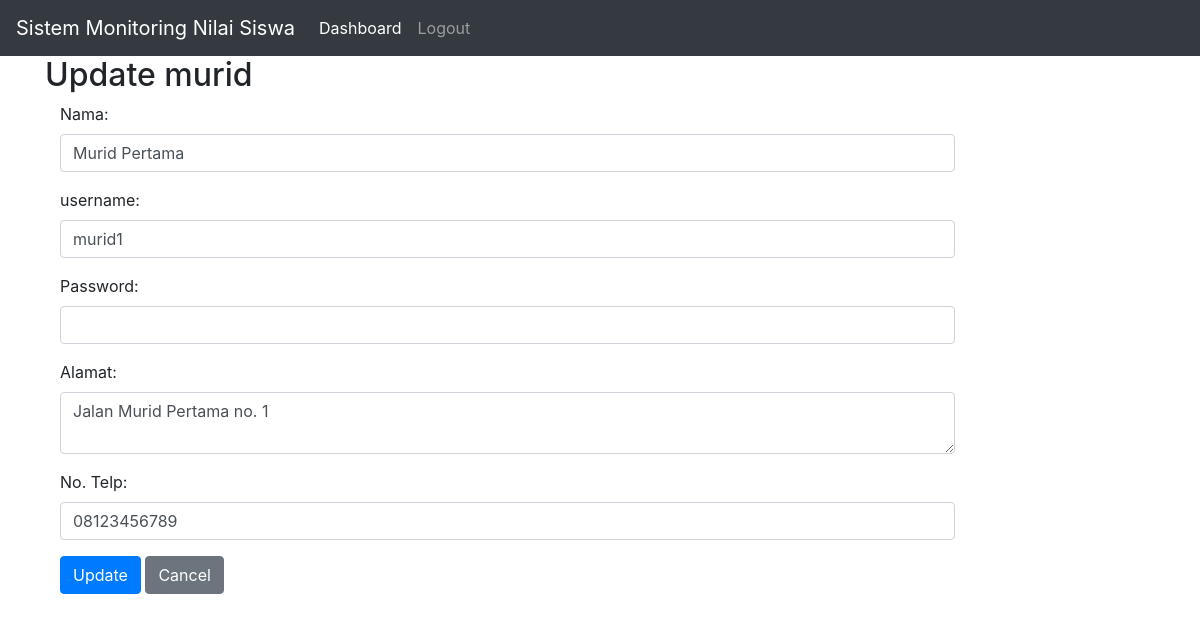
The app's page /murid/edit/1 with its own data.
### tables this page shows
CREATE TABLE `murid` (
  `id_murid` int(11) NOT NULL,
  `nama_murid` varchar(255) NOT NULL,
  `alamat_murid` varchar(255) NOT NULL,
  `telepon_murid` varchar(20) NOT NULL,
  `id_user` int(11) NOT NULL
);

CREATE TABLE `user` (
  `id_user` int(11) NOT NULL,
  `username` varchar(255) NOT NULL,
  `password` varchar(255) NOT NULL,
  `role` enum('admin','guru','murid') NOT NULL
);

### application/controllers/Murid.php (called while the page is built, shortened)
<?php
class Murid extends CI_Controller
{
  public function __construct()
  {
    $this->load->model('murid_model');
    $this->load->model('user_model');
  }
  public function edit($id)
  {
    $murid = $this->murid_model->get_by_id($id);
    $data['murid'] = $murid;
    $this->load->view('layout/header');
    $this->load->view('murid/edit', $data);
    $this->load->view('layout/footer');
  }
}

### index.php (called while the page is built, shortened)
<?php
require_once BASEPATH.'core/CodeIgniter.php';

### application/models/Murid_model.php (called while the page is built, shortened)
<?php
class Murid_model extends CI_Model
{
  public function get_by_id($id_murid)
  {
    $this->db->select('*');
    $this->db->from('murid');
    $this->db->join('user', 'murid.id_user = user.id_user');
    $this->db->where('id_murid', $id_murid);
    $query = $this->db->get();
    return $query->row();
  }
}

### application/views/murid/edit.php (the view, shortened to what this page needs)
<div class="container">
  <h2>Update murid</h2>
  <?php echo form_open('murid/edit/' . $murid->id_murid, array('class' => 'form-horizontal')); ?>
  <div class="form-group">
    <label class="control-label col-sm-2" for="nama">Nama:</label>
    <div class="col-sm-10">
      <input type="text" class="form-control" id="nama_murid" name="nama_murid" value="<?php echo $murid->nama_murid ?>">
    </div>
  </div>
  <div class="form-group">
    <label class="control-label col-sm-2" for="username">username:</label>
    <div class="col-sm-10">
      <input type="text" class="form-control" id="username" name="username" value="<?php echo $murid->username ?>">
    </div>
  </div>
  <div class="form-group">
    <label class="control-label col-sm-2" for="password">Password:</label>
    <div class="col-sm-10">
      <input type="password" class="form-control" id="password" name="password">
    </div>
  </div>
  <div class="form-group">
    <label class="control-label col-sm-2" for="alamat">Alamat:</label>
    <div class="col-sm-10">
      <textarea class="form-control" id="alamat_murid" name="alamat_murid"><?php echo $murid->alamat_murid ?></textarea>
    </div>
  </div>
  <div class="form-group">
    <label class="control-label col-sm-2" for="no_telp">No. Telp:</label>
    <div class="col-sm-10">
      <input type="text" class="form-control" id="telepon_murid" name="telepon_murid" value="<?php echo $murid->telepon_murid ?>">
    </div>
  </div>
  <div class="form-group">
    <div class="col-sm-offset-2 col-sm-10">
      <button type="submit" class="btn btn-primary" name="submit" value="submit">Update</button>
      <a href="<?php echo base_url('murid') ?>" class="btn btn-secondary">Cancel</a>
    </div>
  </div>
  <?php echo form_close(); ?>
</div>

### records on screen
murid: nama_murid "Murid Pertama", username "murid1", alamat_murid "Jalan Murid Pertama no. 1", telepon_murid "08123456789"
